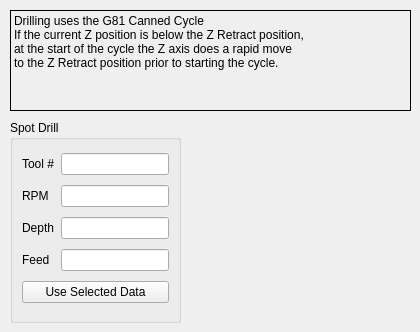
          <widget class="QWidget" name="tab_9">
           <attribute name="title">
            <string>Spot Drill</string>
           </attribute>
           <widget class="QLabel" name="label_34">
            <property name="geometry">
             <rect>
              <x>10</x>
              <y>10</y>
              <width>401</width>
              <height>101</height>
             </rect>
            </property>
            <property name="frameShape">
             <enum>QFrame::Box</enum>
            </property>
            <property name="text">
             <string>Drilling uses the G81 Canned Cycle
If the current Z position is below the Z Retract position,
at the start of the cycle the Z axis does a rapid move
to the Z Retract position prior to starting the cycle.</string>
            </property>
            <property name="textFormat">
             <enum>Qt::PlainText</enum>
            </property>
            <property name="alignment">
             <set>Qt::AlignLeading|Qt::AlignLeft|Qt::AlignTop</set>
            </property>
           </widget>
           <widget class="QGroupBox" name="groupBox_12">
            <property name="geometry">
             <rect>
              <x>10</x>
              <y>120</y>
              <width>171</width>
              <height>203</height>
             </rect>
            </property>
            <property name="title">
             <string>Spot Drill</string>
            </property>
            <layout class="QGridLayout" name="gridLayout_19">
             <item row="2" column="1" colspan="2">
              <widget class="QLineEdit" name="lineEdit_3"/>
             </item>
             <item row="3" column="0">
              <widget class="QLabel" name="label_42">
               <property name="text">
                <string>Feed</string>
               </property>
              </widget>
             </item>
             <item row="1" column="1" colspan="2">
              <widget class="QLineEdit" name="lineEdit_2"/>
             </item>
             <item row="0" column="1" colspan="2">
              <widget class="QLineEdit" name="lineEdit"/>
             </item>
             <item row="0" column="0">
              <widget class="QLabel" name="label_41">
               <property name="text">
                <string>Tool #</string>
               </property>
              </widget>
             </item>
             <item row="2" column="0">
              <widget class="QLabel" name="label_40">
               <property name="text">
                <string>Depth</string>
               </property>
              </widget>
             </item>
             <item row="1" column="0">
              <widget class="QLabel" name="label_39">
               <property name="text">
                <string>RPM</string>
               </property>
              </widget>
             </item>
             <item row="3" column="1" colspan="2">
              <widget class="QLineEdit" name="lineEdit_4"/>
             </item>
             <item row="4" column="0" colspan="3">
              <widget class="QPushButton" name="pushButton">
               <property name="text">
                <string>Use Selected Data</string>
               </property>
              </widget>
             </item>
            </layout>
           </widget>
          </widget>
